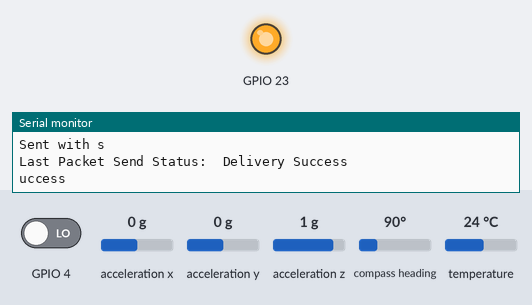
Bench run of a sketch on a simulated ESP32. On the bench: output pins drawn as LEDs (lit = HIGH), the last lines printed to the serial monitor. Inputs (shaded band) come from the test bench; at power-on: GPIO 4 LOW, acceleration x 0 g, acceleration y 0 g, acceleration z 1 g, compass heading 90°, temperature 24 °C.

Above: at 5.8 s.
5.9 s: GPIO 4 driven HIGH
At 6.3 s:
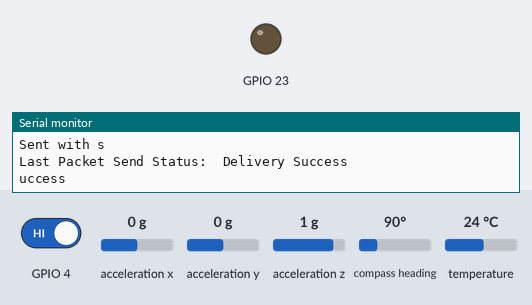
7.5 s: GPIO 4 driven LOW
At 8.2 s:
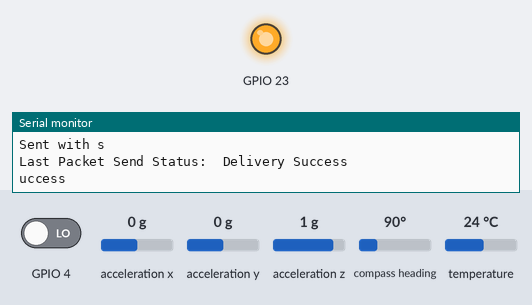
Timing chart, 0 to 10.2 s (numbered marks = the images above; inputs shaded):
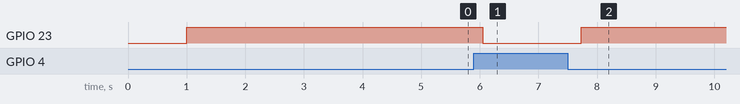

The sketch:

Nodo.ino
```cpp
/*
 * Includes the following libraries:
 * Adafruit BNO055
 * Adafruit Unified Sensor
 * Adafruit BusIO
 */
#include <Wire.h>
#include <SPI.h>
#include <Adafruit_Sensor.h>
#include <Adafruit_BNO055.h>
#include <utility/imumaths.h>
#include <esp_now.h>
#include "WiFi.h"

uint8_t broadcastAddress[] = {0x84, 0xCC, 0xA8, 0x64, 0xFD, 0xD8};

typedef struct struct_message {
    int id; // must be unique for each sender board
    float dato1;
    float dato2;
    float dato3;
    float dato4;
} struct_message;

struct_message myData;
esp_now_peer_info_t peerInfo;


Adafruit_BNO055 bno = Adafruit_BNO055(55);

void OnDataSent(const uint8_t *mac_addr, esp_now_send_status_t status) {
  Serial.print("\r\nLast Packet Send Status:\t");
  Serial.println(status == ESP_NOW_SEND_SUCCESS ? "Delivery Success" : "Delivery Fail");
}

void setup(void)
{
  pinMode(4,INPUT);
  pinMode(23,OUTPUT);
  Serial.begin(9600);

  WiFi.mode(WIFI_STA);
  Serial.println(WiFi.macAddress());

  Serial.println("Orientation Sensor Test"); Serial.println("");

  if (esp_now_init() != ESP_OK) {
    Serial.println("Error initializing ESP-NOW");
    return;
  }

  esp_now_register_send_cb(OnDataSent);

  memcpy(peerInfo.peer_addr, broadcastAddress, 6);
  peerInfo.channel = 0;
  peerInfo.encrypt = false;

  // Add peer
  if (esp_now_add_peer(&peerInfo) != ESP_OK){
    Serial.println("Failed to add peer");
    return;
  }


  /* Initialise the sensor */
  if(!bno.begin())
  {
    /* There was a problem detecting the BNO055 ... check your connections */
    Serial.print("Ooops, no BNO055 detected ... Check your wiring or I2C ADDR!");
    while(1);
  }

  delay(1000);

  bno.setExtCrystalUse(true);
}

void loop(void)
{
  /* Get a new sensor event */
  int8_t temp = bno.getTemp();
  float l;
  float X;
  float Y;
  sensors_event_t event;
  bno.getEvent(&event);

  X=event.orientation.x,4;
  Y=event.orientation.y,4;


  if(digitalRead(4)== HIGH)
  {
    l=0;
    digitalWrite(23,LOW);

  }
  else
  {
    l=1;
    digitalWrite(23,HIGH);
  }
  myData.id=1;
  myData.dato1=X;
  myData.dato2=Y;
  myData.dato3=l;
  myData.dato4=float(temp);

  Serial.println("Orientation X: "+String(X)+"\tY: "+String(Y));
  Serial.println("Temperature: "+String(temp)+" C");
  Serial.println(myData.dato3);

  Serial.println("");

  // Send message via ESP-NOW
  esp_err_t result = esp_now_send(broadcastAddress, (uint8_t *) &myData, sizeof(myData));

  if (result == ESP_OK) {
    Serial.println("Sent with success");
  }
  else {
    Serial.println("Error sending the data");
  }

  delay(500);
}
```

Measured:
- after the input at 5.9 s, GPIO 23: HIGH → LOW after 0.15 s
- after the input at 7.5 s, GPIO 23: LOW → HIGH after 0.23 s
